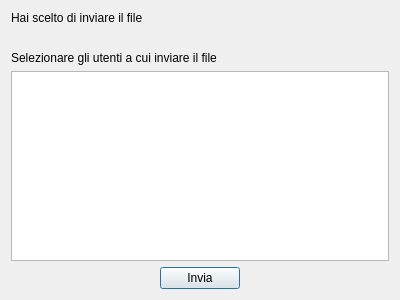
<?xml version="1.0" encoding="UTF-8"?>
<ui version="4.0">
 <class>FileSending</class>
 <widget class="QDialog" name="FileSending">
  <property name="geometry">
   <rect>
    <x>0</x>
    <y>0</y>
    <width>400</width>
    <height>300</height>
   </rect>
  </property>
  <property name="windowTitle">
   <string>Dialog</string>
  </property>
  <layout class="QVBoxLayout" name="verticalLayout">
   <item>
    <widget class="QLabel" name="firstLabel">
     <property name="text">
      <string>Hai scelto di inviare il file</string>
     </property>
    </widget>
   </item>
   <item>
    <widget class="QLabel" name="fileLabel">
     <property name="text">
      <string/>
     </property>
    </widget>
   </item>
   <item>
    <widget class="QLabel" name="secondLabel">
     <property name="text">
      <string>Selezionare gli utenti a cui inviare il file</string>
     </property>
    </widget>
   </item>
   <item>
    <widget class="QListWidget" name="listWidget">
     <property name="selectionMode">
      <enum>QAbstractItemView::MultiSelection</enum>
     </property>
    </widget>
   </item>
   <item alignment="Qt::AlignHCenter">
    <widget class="QPushButton" name="sendButton">
     <property name="maximumSize">
      <size>
       <width>100</width>
       <height>16777215</height>
      </size>
     </property>
     <property name="text">
      <string>Invia</string>
     </property>
    </widget>
   </item>
  </layout>
 </widget>
 <resources/>
 <connections/>
</ui>
